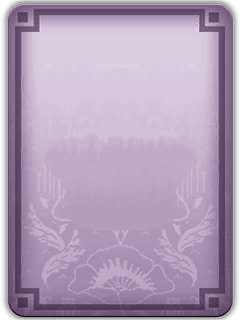
#> input picture output/imagegen/character_card_templates_gradient_2026_10_19/0_base_icon_aubergine.png, 240 x 320 px, given in place of usuthu_loyalist_foreground_v1.png, which was not available
$ python compose_cards.py
#> lines starting #> are read from the running program, lines starting #| are printed output that depends on the picture; after the words box and inside, x2 and y2 are one past the last pixel; in counts of white or black regions, pixels touching at a corner belong together
"""Composite the saved transparent subjects onto unchanged native card bases."""

from pathlib import Path
import hashlib
import json
import textwrap

import numpy as np
from PIL import Image, ImageChops, ImageDraw, ImageFont


OUT = Path(__file__).resolve().parent
BASES = OUT.parent / "character_card_templates_gradient_2026_10_19"
# Layout boxes are in native card pixels; bottom-aligned forms pass under the frame.
LAYOUT = {
    "usuthu_loyalist": ((30, 42, 210, 290), "centre"),
    "amakhosi_partisan": ((28, 38, 212, 310), "bottom"),
    "constitutionally_unaligned": ((28, 42, 212, 290), "centre"),
    "supports_incumbent": ((28, 50, 212, 290), "centre"),
    "supports_rival_claimant": ((28, 32, 212, 310), "bottom"),
    "personally_uncommitted": ((30, 42, 210, 290), "centre"),
    "claimant": ((48, 28, 192, 310), "bottom"),
    "mountain_king": ((26, 94, 214, 286), "centre"),
}


def sha(path):
    return hashlib.sha256(path.read_bytes()).hexdigest()


def main():
    path = OUT / "manifest.json"
    manifest = json.loads(path.read_text())
#> (reads output/imagegen/character_traits_foregrounds_2026_10_19/manifest.json from the repository)
    base_hashes = {p.name: sha(p) for p in BASES.iterdir() if p.is_file()}
    field = Image.new("L", (240, 320), 0)
#> field: PIL image 240x320 L; every value is 0
    # Native source's stepped inner edge. The frame itself is never composited over.
    points = [(38, 16), (202, 16), (202, 32), (218, 32), (218, 287), (202, 287), (202, 303), (38, 303), (38, 287), (22, 287), (22, 32), (38, 32)]
    ImageDraw.Draw(field).polygon(points, fill=255)
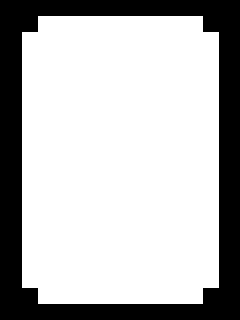
#> field: PIL image 240x320 L; 72.5% white; 1 black region, box (x1, y1, x2, y2) and area: (0, 0, 240, 320) 21088
    field.save(OUT / "inner_field_mask.png")
    preview = Image.new("RGB", (1080, 1000), "#282827")
    draw = ImageDraw.Draw(preview)
    font = ImageFont.truetype("/System/Library/Fonts/Supplemental/Arial.ttf", 17)
    small = ImageFont.truetype("/System/Library/Fonts/Supplemental/Arial.ttf", 13)
    draw.text((16, 12), "SB character traits - transparent subjects on fixed gradient bases", fill="#eeeae2", font=font)
    draw.text((16, 38), "Native 240 x 320 cards and 60 x 80 previews; earlier artwork preserved", fill="#bbb8b2", font=small)
    for index, item in enumerate(manifest["items"]):
        raw_path = OUT / item["selected_foreground"]
        raw = Image.open(raw_path).convert("RGBA")
#> raw is the input picture: PIL image 240x320 RGBA; mean R, G, B, A 159.3, 140.9, 166.5, 236.8
        bbox = raw.getchannel("A").point(lambda a: 255 if a >= 8 else 0).getbbox()
#> bbox = (1, 0, 239, 320)
        cropped = raw.crop(bbox)
        # Remove negligible generated channel tints without changing the preserved raw.
        grey = cropped.convert("L")
        cropped = Image.merge("RGBA", (grey, grey, grey, cropped.getchannel("A")))
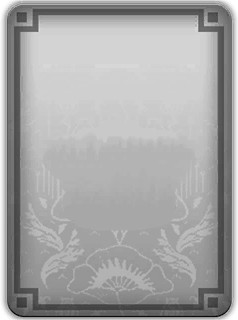
#> cropped: PIL image 238x320 RGBA; mean R, G, B, A 150.6, 150.6, 150.6, 238.8; transparent parts drawn white
        box, alignment = LAYOUT[item["id"]]
        scale = min((box[2] - box[0]) / cropped.width, (box[3] - box[1]) / cropped.height)
#> scale = 0.756
        size = (round(cropped.width * scale), round(cropped.height * scale))
#> size = (180, 242)
        subject = cropped.resize(size, Image.Resampling.LANCZOS)
        xy = (box[0] + (box[2] - box[0] - size[0]) // 2,
              box[3] - size[1] if alignment == "bottom" else box[1] + (box[3] - box[1] - size[1]) // 2)
#> xy = (30, 45)
        foreground = Image.new("RGBA", (240, 320))
#> foreground: PIL image 240x320 RGBA; every value is 0
        foreground.paste(subject, xy)
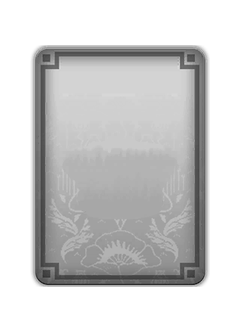
#> foreground: PIL image 240x320 RGBA; mean R, G, B, A 85.5, 85.5, 85.5, 135.4; transparent parts drawn white
        foreground.putalpha(ImageChops.multiply(foreground.getchannel("A"), field))
        base_path = BASES / f"0_base_icon_{item['family']}.png"
        base = Image.open(base_path).convert("RGBA")
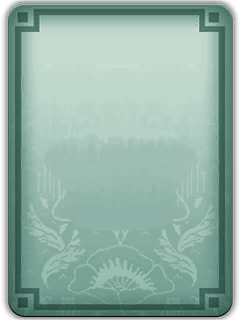
#> input picture output/imagegen/character_card_templates_gradient_2026_10_19/0_base_icon_jade.png, 240 x 320 px
#> base is the input picture: PIL image 240x320 RGBA; mean R, G, B, A 129.3, 159.4, 149.3, 236.8
        card = Image.alpha_composite(base, foreground)
        untouched = np.asarray(foreground)[:, :, 3] == 0
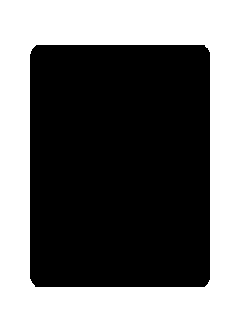
#> untouched: shape (320, 240) bool; 43.4% white; 1 white region, box (x1, y1, x2, y2) and area: (0, 0, 240, 320) 33326
        assert np.array_equal(np.asarray(card)[untouched], np.asarray(base)[untouched])
        assert card.getchannel("A").tobytes() == base.getchannel("A").tobytes()
        assert np.array_equal(np.asarray(card)[np.asarray(field) == 0], np.asarray(base)[np.asarray(field) == 0])
        stem = item["id"]
        fg_path = OUT / f"{stem}_foreground_240.png"
        png = OUT / f"{stem}_card.png"
        dds = OUT / f"{stem}_card.dds"
        foreground.save(fg_path)
        card.save(png)
        card.save(dds)
        assert Image.open(dds).convert("RGBA").tobytes() == card.tobytes()
        item["composition"] = {
            "selected_raw_sha256": sha(raw_path), "base_path": str(base_path), "base_sha256": sha(base_path),
            "source_crop_alpha_ge_8": list(bbox), "greyscale_normalisation": True,
            "resized_to": list(size), "offset": list(xy), "layout_box": list(box),
            "foreground": fg_path.name, "png": png.name, "dds": dds.name,
            "png_sha256": sha(png), "dds_sha256": sha(dds),
            "base_frame_and_uncovered_pixels_unchanged": True, "base_alpha_unchanged": True,
        }
        x = 15 + (index % 4) * 270
        y = 72 + (index // 4) * 462
        preview.paste(card, (x, y), card)
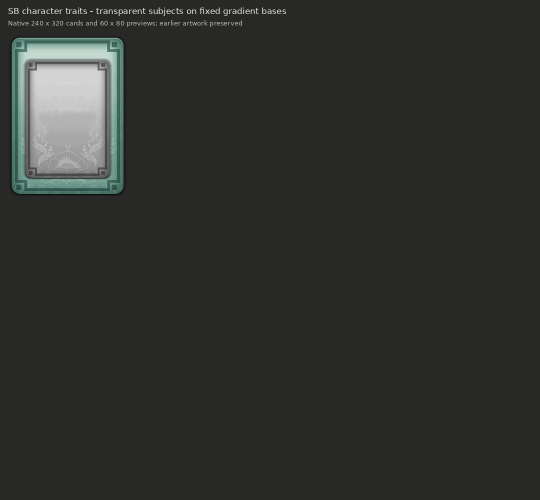
#> preview: PIL image 1080x1000 RGB (shown at 1/2 size); mean R, G, B 46.9, 47.9, 46.6
        draw.multiline_text((x, y + 326), textwrap.fill(item["title"], width=25), fill="#eeeae2", font=font, spacing=3)
        thumb = card.resize((60, 80), Image.Resampling.LANCZOS)
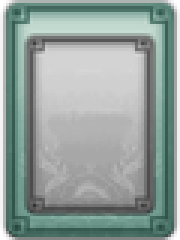
#> thumb: PIL image 60x80 RGBA (shown 3 times larger); mean R, G, B, A 128.8, 142.9, 138.5, 236.9; transparent parts drawn white
        preview.paste(thumb, (x + 180, y + 369), thumb)
        draw.text((x, y + 400), "60 x 80 preview", fill="#bbb8b2", font=small)
#> pass 2 of the loop in main, `for index, item in enumerate(manifest["items"]):`:
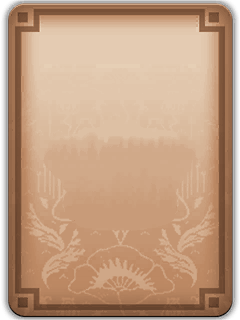
#> input picture output/imagegen/character_card_templates_gradient_2026_10_19/0_base_icon_copper.png, 240 x 320 px, given in place of amakhosi_partisan_foreground_v1.png, which was not available
#> in main, raw is the input picture: PIL image 240x320 RGBA; mean R, G, B, A 176.4, 141.2, 113.5, 236.8
#> box = (28, 38, 212, 310); alignment = 'bottom'
#> scale = 0.773
#> size = (184, 247)
#> subject: PIL image 184x247 RGBA
#> xy = (28, 63)
#> in main, `untouched = np.asarray(foreground)[:, :, 3] == 0`:
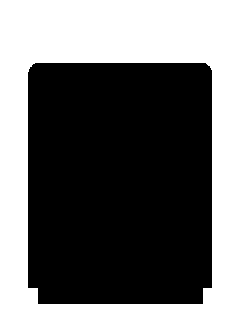
#> untouched: shape (320, 240) bool; 42.7% white; 1 white region, box (x1, y1, x2, y2) and area: (0, 0, 240, 320) 32808
#> stem = 'amakhosi_partisan'
#> in main, `thumb = card.resize((60, 80), Image.Resampling.LANCZOS)`:
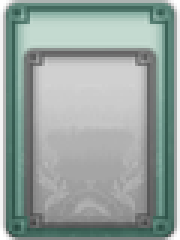
#> thumb: PIL image 60x80 RGBA (shown 3 times larger); mean R, G, B, A 132.8, 145.8, 141.5, 236.9; transparent parts drawn white
    assert base_hashes == {p.name: sha(p) for p in BASES.iterdir() if p.is_file()}
    preview.save(OUT / "review_sheet.png")
    manifest["status"] = "Eight foregrounds generated and composited; visual review in progress; no runtime integration"
    manifest["composition_method"] = "Greyscale normalisation; aspect-preserving crop/scale; native stepped-field clipping; alpha composite; unchanged fixed bases"
    manifest["base_files_preserved"] = base_hashes
    path.write_text(json.dumps(manifest, indent=2) + "\n")
    print("Composited eight PNG/DDS pairs. Frame, exterior alpha and uncovered base pixels are exact; all bases unchanged.")


if __name__ == "__main__":
#> (the run stopped early here; a loop or call above may not have finished)
